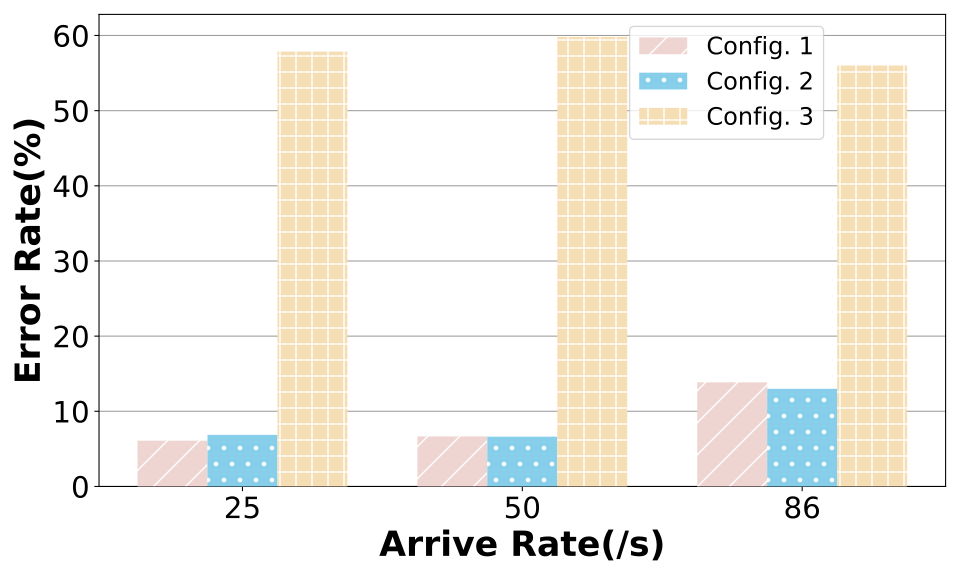

This figure's Python source:
import matplotlib.pyplot as plt
import numpy as np


data1 = [6.09307146169328, 6.65672077688417, 13.854417326647]
data2 = [6.86139618740771, 6.62476841688179, 12.994709170084]
data3 = [57.85527781954, 59.8144724976439, 56.0128244595994]
labels = ['25', '50', '86']

x = np.arange(len(labels))
width = 0.25

fig, ax = plt.subplots(figsize=(10,6))
ax.grid(True, axis='y', color = '#9E9E9E', clip_on = False)

plt.rcParams.update({'hatch.color' : 'white'})
rect1 = ax.bar(x-width, data1, width, color = '#EED5D2', label = 'Config. 1', zorder = 10, hatch = '/')
rect2 = ax.bar(x, data2, width, color = '#87CEEB', label = 'Config. 2', zorder = 10, hatch = '.')
rect3 = ax.bar(x+width, data3, width, color = '#F5DEB3', label = 'Config. 3', zorder = 10, hatch = '+')

plt.subplots_adjust(bottom=0.15, left=0.14)
ax.set_ylabel('Error Rate(%)', fontsize = 26, weight = 'bold')
ax.set_xticks(x, labels)
ax.set_xlabel('Arrive Rate(/s)', fontsize = 26, weight = 'bold')
plt.xticks(fontsize = 22)
plt.yticks(fontsize = 22)

ax.legend(loc = 'upper right', bbox_to_anchor=(0.87, 1.0), fontsize = 18)

fig.tight_layout()
plt.savefig(r"P99.svg")

plt.show()